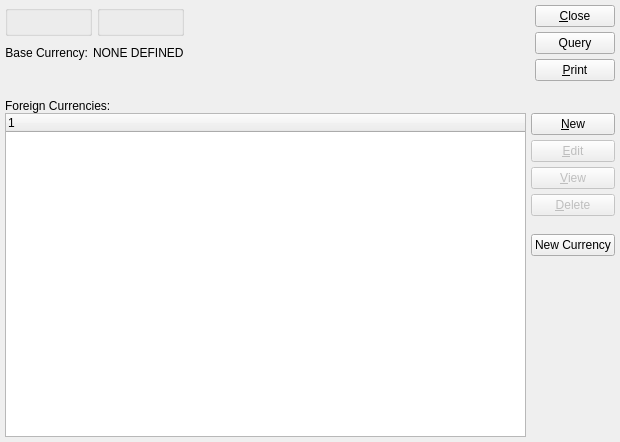
<?xml version="1.0" encoding="UTF-8"?>
<ui version="4.0">
 <comment>This file is part of the xTuple ERP: PostBooks Edition, a free and
open source Enterprise Resource Planning software suite,
Copyright (c) 1999-2019 by OpenMFG LLC, d/b/a xTuple.
It is licensed to you under the Common Public Attribution License
version 1.0, the full text of which (including xTuple-specific Exhibits)
is available at www.xtuple.com/CPAL.  By using this software, you agree
to be bound by its terms.</comment>
 <class>currencyConversions</class>
 <widget class="QWidget" name="currencyConversions">
  <property name="geometry">
   <rect>
    <x>0</x>
    <y>0</y>
    <width>620</width>
    <height>442</height>
   </rect>
  </property>
  <property name="minimumSize">
   <size>
    <width>365</width>
    <height>361</height>
   </size>
  </property>
  <property name="windowTitle">
   <string>List Currency Exchange Rates</string>
  </property>
  <layout class="QGridLayout" name="gridLayout_4">
   <item row="0" column="0">
    <layout class="QHBoxLayout" name="horizontalLayout_2">
     <item>
      <layout class="QGridLayout" name="gridLayout_3">
       <item row="0" column="0">
        <widget class="ParameterGroup" name="_queryParameters">
         <property name="title">
          <string/>
         </property>
         <property name="fixedSize">
          <bool>false</bool>
         </property>
        </widget>
       </item>
       <item row="0" column="1">
        <widget class="QGroupBox" name="_dateGroup">
         <property name="title">
          <string/>
         </property>
         <layout class="QGridLayout" name="gridLayout">
          <item row="0" column="0">
           <widget class="DateCluster" name="_dateCluster"/>
          </item>
         </layout>
        </widget>
       </item>
       <item row="1" column="0" colspan="2">
        <layout class="QHBoxLayout">
         <item>
          <widget class="QLabel" name="_currencyLiteral">
           <property name="text">
            <string>Base Currency:</string>
           </property>
           <property name="alignment">
            <set>Qt::AlignRight|Qt::AlignTrailing|Qt::AlignVCenter</set>
           </property>
          </widget>
         </item>
         <item>
          <widget class="QLabel" name="_baseCurrency">
           <property name="text">
            <string>NONE DEFINED</string>
           </property>
          </widget>
         </item>
         <item>
          <spacer name="spacer6">
           <property name="orientation">
            <enum>Qt::Horizontal</enum>
           </property>
           <property name="sizeType">
            <enum>QSizePolicy::Expanding</enum>
           </property>
           <property name="sizeHint" stdset="0">
            <size>
             <width>0</width>
             <height>20</height>
            </size>
           </property>
          </spacer>
         </item>
        </layout>
       </item>
       <item row="2" column="0" colspan="2">
        <widget class="QLabel" name="_exchSenseLit">
         <property name="alignment">
          <set>Qt::AlignCenter</set>
         </property>
        </widget>
       </item>
      </layout>
     </item>
     <item>
      <spacer name="horizontalSpacer">
       <property name="orientation">
        <enum>Qt::Horizontal</enum>
       </property>
       <property name="sizeHint" stdset="0">
        <size>
         <width>0</width>
         <height>20</height>
        </size>
       </property>
      </spacer>
     </item>
     <item>
      <layout class="QVBoxLayout" name="verticalLayout_3">
       <item>
        <widget class="QPushButton" name="_close">
         <property name="text">
          <string>&amp;Close</string>
         </property>
        </widget>
       </item>
       <item>
        <widget class="QPushButton" name="_query">
         <property name="text">
          <string>Query</string>
         </property>
         <property name="autoDefault">
          <bool>true</bool>
         </property>
        </widget>
       </item>
       <item>
        <widget class="QPushButton" name="_print">
         <property name="text">
          <string>&amp;Print</string>
         </property>
        </widget>
       </item>
       <item>
        <spacer name="verticalSpacer_2">
         <property name="orientation">
          <enum>Qt::Vertical</enum>
         </property>
         <property name="sizeType">
          <enum>QSizePolicy::Expanding</enum>
         </property>
         <property name="sizeHint" stdset="0">
          <size>
           <width>74</width>
           <height>13</height>
          </size>
         </property>
        </spacer>
       </item>
      </layout>
     </item>
    </layout>
   </item>
   <item row="1" column="0">
    <widget class="QFrame" name="_frame">
     <property name="sizePolicy">
      <sizepolicy hsizetype="Preferred" vsizetype="Expanding">
       <horstretch>0</horstretch>
       <verstretch>1</verstretch>
      </sizepolicy>
     </property>
     <property name="frameShape">
      <enum>QFrame::NoFrame</enum>
     </property>
     <property name="frameShadow">
      <enum>QFrame::Raised</enum>
     </property>
     <layout class="QGridLayout" name="gridLayout_2">
      <property name="margin">
       <number>0</number>
      </property>
      <item row="0" column="0">
       <layout class="QVBoxLayout" name="verticalLayout_2">
        <property name="spacing">
         <number>0</number>
        </property>
        <item>
         <widget class="QLabel" name="foreignCurrenciesTableLabel">
          <property name="enabled">
           <bool>true</bool>
          </property>
          <property name="text">
           <string>Foreign Currencies:</string>
          </property>
         </widget>
        </item>
        <item>
         <layout class="QHBoxLayout" name="horizontalLayout">
          <item>
           <widget class="XTreeWidget" name="_conversionRates">
            <property name="sizePolicy">
             <sizepolicy hsizetype="Expanding" vsizetype="Expanding">
              <horstretch>2</horstretch>
              <verstretch>0</verstretch>
             </sizepolicy>
            </property>
           </widget>
          </item>
          <item>
           <layout class="QVBoxLayout" name="verticalLayout">
            <item>
             <widget class="QPushButton" name="_new">
              <property name="enabled">
               <bool>true</bool>
              </property>
              <property name="text">
               <string>&amp;New</string>
              </property>
             </widget>
            </item>
            <item>
             <widget class="QPushButton" name="_edit">
              <property name="enabled">
               <bool>false</bool>
              </property>
              <property name="text">
               <string>&amp;Edit</string>
              </property>
             </widget>
            </item>
            <item>
             <widget class="QPushButton" name="_view">
              <property name="enabled">
               <bool>false</bool>
              </property>
              <property name="text">
               <string>&amp;View</string>
              </property>
             </widget>
            </item>
            <item>
             <widget class="QPushButton" name="_delete">
              <property name="enabled">
               <bool>false</bool>
              </property>
              <property name="text">
               <string>&amp;Delete</string>
              </property>
             </widget>
            </item>
            <item>
             <spacer name="verticalSpacer">
              <property name="orientation">
               <enum>Qt::Vertical</enum>
              </property>
              <property name="sizeType">
               <enum>QSizePolicy::Fixed</enum>
              </property>
              <property name="sizeHint" stdset="0">
               <size>
                <width>74</width>
                <height>13</height>
               </size>
              </property>
             </spacer>
            </item>
            <item>
             <widget class="QPushButton" name="_newCurrency">
              <property name="text">
               <string>New Currency</string>
              </property>
             </widget>
            </item>
            <item>
             <spacer name="spacer46">
              <property name="orientation">
               <enum>Qt::Vertical</enum>
              </property>
              <property name="sizeType">
               <enum>QSizePolicy::Expanding</enum>
              </property>
              <property name="sizeHint" stdset="0">
               <size>
                <width>21</width>
                <height>61</height>
               </size>
              </property>
             </spacer>
            </item>
           </layout>
          </item>
         </layout>
        </item>
       </layout>
      </item>
     </layout>
    </widget>
   </item>
  </layout>
 </widget>
 <layoutdefault spacing="5" margin="5"/>
 <customwidgets>
  <customwidget>
   <class>DateCluster</class>
   <extends>QWidget</extends>
   <header>datecluster.h</header>
   <container>1</container>
  </customwidget>
  <customwidget>
   <class>ParameterGroup</class>
   <extends>QGroupBox</extends>
   <header>parametergroup.h</header>
   <container>1</container>
  </customwidget>
  <customwidget>
   <class>XTreeWidget</class>
   <extends>QTreeWidget</extends>
   <header>xtreewidget.h</header>
   <container>1</container>
  </customwidget>
 </customwidgets>
 <tabstops>
  <tabstop>_queryParameters</tabstop>
  <tabstop>_dateCluster</tabstop>
  <tabstop>_conversionRates</tabstop>
  <tabstop>_close</tabstop>
  <tabstop>_query</tabstop>
  <tabstop>_print</tabstop>
  <tabstop>_new</tabstop>
  <tabstop>_edit</tabstop>
  <tabstop>_view</tabstop>
  <tabstop>_delete</tabstop>
  <tabstop>_newCurrency</tabstop>
 </tabstops>
 <includes>
  <include location="local">parameter.h</include>
 </includes>
 <resources/>
 <connections/>
</ui>
